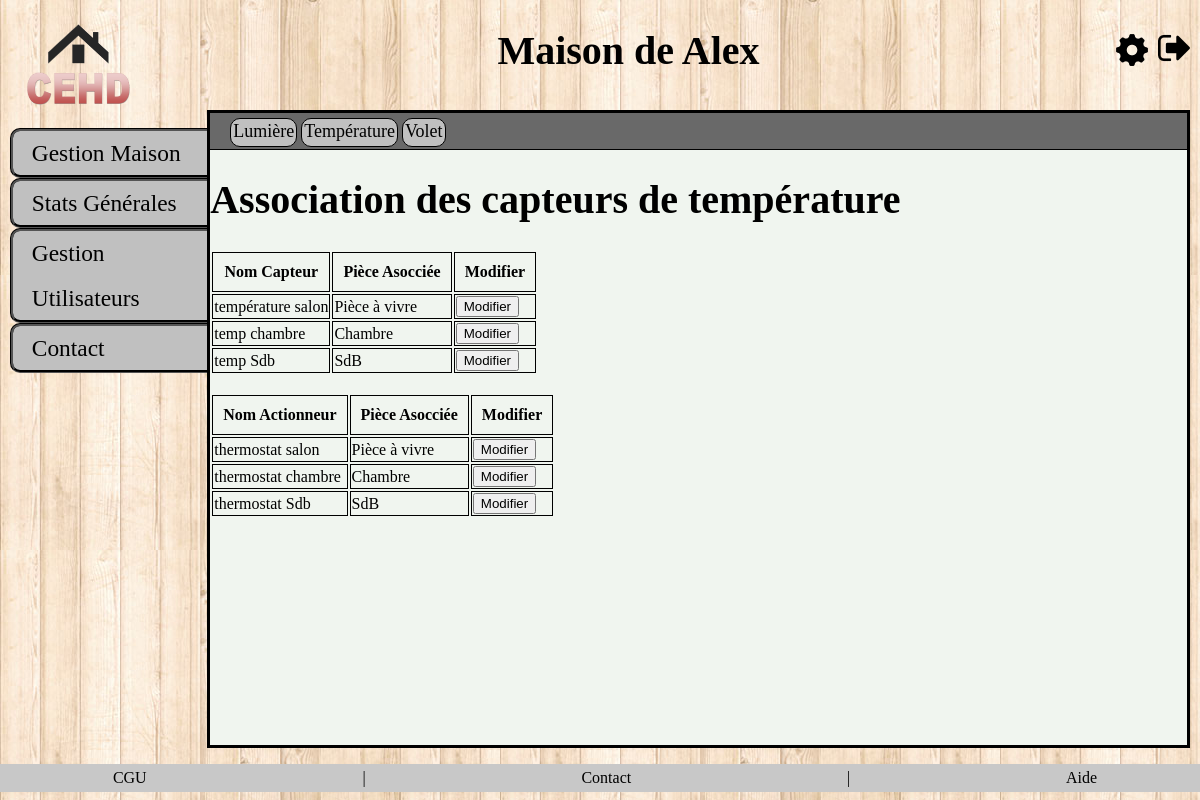
The page /index.php?action=link_module_temp (signed in) on the database its author committed.
### tables this page shows
CREATE TABLE `sensor` (
  `id_sensor` int(2) UNSIGNED ZEROFILL NOT NULL,
  `sensor_type` enum('LIGHT','TEMP','SHUTTER','CONSO') NOT NULL,
  `current_state` tinyint(1) NOT NULL DEFAULT '1',
  `current_value` float UNSIGNED NOT NULL,
  `sensor_name` varchar(30) DEFAULT NULL,
  `id_room` int(10) UNSIGNED ZEROFILL NOT NULL
);

CREATE TABLE `room` (
  `id_room` int(10) UNSIGNED ZEROFILL NOT NULL,
  `name` varchar(20) NOT NULL,
  `floor_name` varchar(20) NOT NULL,
  `size` float UNSIGNED NOT NULL,
  `room_type` enum('CHAMBRE','SALON','CUISINE','SALLE DE BAIN','TOILETTE','BUREAU','AUTRE') NOT NULL,
  `id_home` int(10) UNSIGNED ZEROFILL NOT NULL
);

CREATE TABLE `effector` (
  `id_effector` int(2) UNSIGNED ZEROFILL NOT NULL,
  `effector_type` enum('LIGHT_CTRL','TEMP_CTRL','SHUTTER_CTRL') NOT NULL,
  `request_value` float UNSIGNED DEFAULT NULL,
  `effector_name` varchar(30) DEFAULT NULL,
  `id_room` int(10) UNSIGNED ZEROFILL NOT NULL
);

### model/backend.php (called while the page is built, shortened)
<?php
function get_id_home($id_user){
    $db=dbConnect();
    $req=$db->prepare('SELECT id_home FROM user_home WHERE id_user=?');
    $req->bindValue(1,$id_user,PDO::PARAM_INT);
    $req->execute();
    $id_home=$req->fetch();
    return $id_home;
}

### model/sensor.php (called while the page is built, shortened)
<?php
function get_sensor_temp($id_home){
    $db = dbConnect();
    $req = $db-> prepare ('SELECT
`id_sensor`, `sensor_type`, `sensor_name`,`id_room`,`name`
FROM room NATURAL JOIN sensor
WHERE id_home=? and sensor_type=?');
    $req->bindValue(1,$id_home,PDO::PARAM_INT);
    $req->bindValue(2,'TEMP',PDO::PARAM_STR);
    $req->execute();
    return $req;
}

### controller/sensor.php (called while the page is built, shortened)
<?php
require_once ROOT.'/model/sensor.php';
function getSensorTemp ($id_user){
    $target_home=get_id_home($id_user);
    $req=get_sensor_temp($_SESSION['target_home']);
    return $req;
}

### controller/effector.php (called while the page is built, shortened)
<?php
require_once ROOT.'/model/effector.php';
function getEffectorTemp($id_user){
    $target_home=get_id_home($id_user);
    $req2=get_effector_temp($_SESSION['target_home']);
    return $req2;
}

### model/effector.php (called while the page is built, shortened)
<?php
function get_effector_temp($id_home){
    $db =dbConnect();
    $req2 = $db-> prepare( 'SELECT
    `id_effector`,`effector_type`,`effector_name`,`id_room`,`name`
    FROM room NATURAL JOIN effector
    WHERE id_home=? and effector_type=?');
    $req2->bindValue(1,$id_home,PDO::PARAM_INT);
    $req2->bindValue(2,'TEMP_CTRL',PDO::PARAM_STR);
    $req2->execute();
    return $req2;
}

### view/frontend/link_module_temp.php (the view, shortened to what this page needs)
<h1>Association des capteurs de température</h1>
<table class="display" id="table_id">
    <thead>
    <tr>
        <th>Nom Capteur</th>
        <th>Pièce Asocciée</th>
        <th>Modifier</th>
    </tr>
    </thead>
    <tbody>
    <?php
    while ($donnees = $req->fetch()){
        ?>
    <tr>
        <td><?= $donnees['sensor_name'];?></td>
        <td><?= $donnees['name'];?></td>
        <td><a href="index.php?action=edit_sensor_form&id=<?=$donnees['id_sensor'];?>"><button>Modifier</button></a></td>
    </tr>
    <?php } ?>
    </tbody>
</table>
<br>
<table class="display" id="table_id2">
    <thead>
    <tr>
        <th>Nom Actionneur</th>
        <th>Pièce Asocciée</th>
        <th>Modifier</th>
    </tr>
    </thead>
    <tbody>
    <?php
    while ($donnees1 = $req2->fetch()){
        ?>
    <tr>
        <td><?= $donnees1['effector_name'];?></td>
        <td><?= $donnees1['name'];?></td>
        <td><a href="index.php?action=edit_effector_form&id=<?= $donnees1['id_effector'];?>"><button>Modifier</button></a></td>
    </tr>
    <?php } ?>
    </tbody>
</table>
<?php require('template_link.php'); ?>

### public/css/style.css (style rules this page uses)
@media screen and (min-width: 915px ) { body { height: 100vh; margin: 0; padding: 0; display: flex; flex-direction: column; background-image: url('../img/fond.jpg'); } }
@media screen and (min-width: 915px ) { h1 { font-weight: bold; font-size: 2em; } }
@media screen and (min-width: 915px ) { h1 { font-size: 2.5em; } }
@media screen and (min-width: 915px ) { .ref_table td, th { border: 1px solid black; padding: 10px; } }
@media screen and (min-width: 915px ) { .associer_lumiere, td, th { border: 1px solid black; border-collapse: collapse; margin-left: 10px; } }

### rows shown on the page
sensor: sensor_name "température salon", id_room.name "Pièce à vivre"
sensor: sensor_name "temp chambre", id_room.name "Chambre"
sensor: sensor_name "temp Sdb", id_room.name "SdB"
effector: effector_name "thermostat salon", id_room.name "Pièce à vivre"
effector: effector_name "thermostat chambre", id_room.name "Chambre"
effector: effector_name "thermostat Sdb", id_room.name "SdB"

### other values the page prints
$_SESSION['name'] "Alex"
